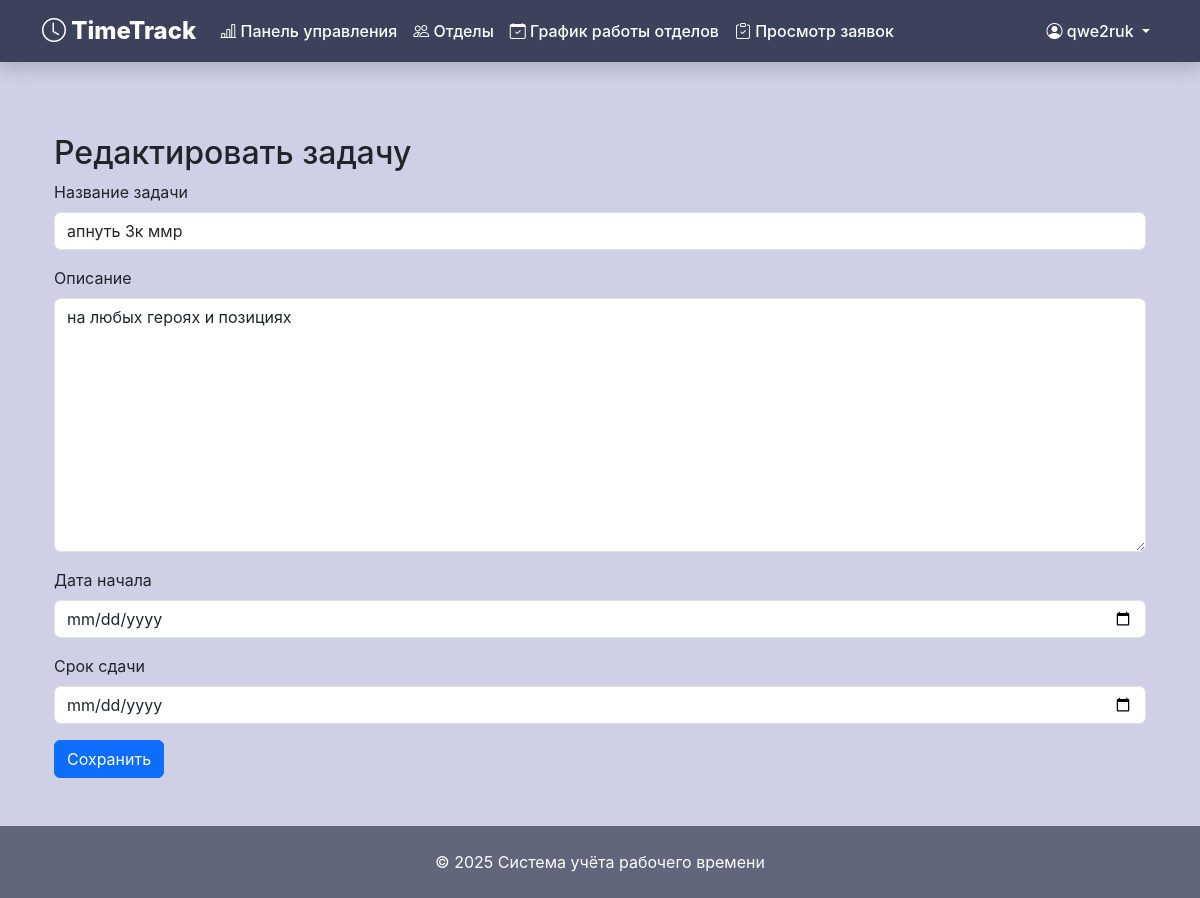
The page /tasks/2/edit/ (signed in) on the database its author committed.
### time_site/models.py (models this page shows, shortened)
class CustomUser(AbstractUser):
    email = models.EmailField(
        _('Электронная почта'),
        blank=False
    )
    ROLE_CHOICES = [
        ('Сотрудник', 'Сотрудник'),
        ('Руководитель', 'Руководитель'),
        ('Администратор', 'Администратор'),
    ]
    role = models.CharField(
        _('Роль'),
        max_length=50,
        choices=ROLE_CHOICES,
        default='Сотрудник'
    )
    post = models.CharField(
        _('Должность'),
        max_length=50,
        blank=True
    )
    hire_date = models.DateField(
        _('Дата приёма на работу'),
        default=timezone.now
    )
    phone = models.CharField(
        _('Телефон'),
        max_length=20,
        blank=True
    )
    description = models.TextField(
        _('Описание'),
        blank=True
    )
    department = models.ForeignKey(
        Department,
        on_delete=models.SET_NULL,
        null=True,
        blank=True,
        related_name='employees',
        verbose_name='Отдел'
    )
    is_active = models.BooleanField(
        _('Активен'),
        default=True
    )
    @property
    def is_manager(self):
        return self.role == 'Руководитель'
    class Meta:
        verbose_name = 'Пользователь'
        verbose_name_plural = 'Пользователи'

class TeamTask(models.Model):
    STATUS_CHOICES = [
        ('свободна', 'Свободна'),
        ('в работе', 'В работе'),
        ('завершена', 'Завершена'),
    ]
    title = models.CharField("Название задачи", max_length=200)
    description = models.TextField("Описание", blank=True)
    created_by = models.ForeignKey(
        settings.AUTH_USER_MODEL,
        on_delete=models.CASCADE,
        related_name='created_tasks',
        verbose_name="Создатель"
    )
    assigned_to = models.ForeignKey(
        settings.AUTH_USER_MODEL,
        on_delete=models.SET_NULL,
        null=True,
        blank=True,
        related_name='assigned_tasks',
        verbose_name="Исполнитель"
    )
    department = models.ForeignKey(
        'Department',
        on_delete=models.CASCADE,
        verbose_name="Отдел"
    )
    start_date = models.DateField("Дата начала", default=timezone.now)
    due_date = models.DateField("Срок сдачи")
    status = models.CharField("Статус", max_length=20, choices=STATUS_CHOICES, default='свободна')
    class Meta:
        verbose_name = "Задача команды"
        verbose_name_plural = "Задачи команды"
        ordering = ['due_date']

### time_site/views/task_track.py (the view)
# urls.py: path('tasks/<int:task_id>/edit/', task_track.edit_task, name='edit_task'),
@login_required
def edit_task(request, task_id):
    task = get_object_or_404(TeamTask, id=task_id)
    if not request.user.is_manager or task.assigned_to:
        return HttpResponseForbidden("Редактирование запрещено.")
    if request.method == 'POST':
        form = TeamTaskForm(request.POST, instance=task)
        if form.is_valid():
            form.save()
            return redirect('task_list')
    else:
        form = TeamTaskForm(instance=task)
    return render(request, 'task_track/edit_task.html', {'form': form})

### time_site/forms.py
class TeamTaskForm(forms.ModelForm):
    class Meta:
        model = TeamTask
        fields = ['title', 'description', 'start_date', 'due_date']
        widgets = {
            'start_date': forms.DateInput(attrs={'type': 'date'}),
            'due_date': forms.DateInput(attrs={'type': 'date'}),
        }

### time_site/templates/task_track/edit_task.html (shortened to what this page needs)
{% extends "base.html" %}
{% load widget_tweaks %}
{% block content %}
<div class="container mt-4">
    <h2>Редактировать задачу</h2>
    <form method="post">
        {% for field in form %}
            <div class="mb-3">
                <label for="{{ field.id_for_label }}" class="form-label">{{ field.label }}</label>
                {{ field|add_class:"form-control" }}
            </div>
        {% endfor %}
        <button type="submit" class="btn btn-primary">Сохранить</button>
    </form>
</div>
{% endblock %}

### time_site/templates/base.html (shortened to what this page needs)
<!DOCTYPE html>
<html lang="ru">
<head>
    <link href="https://cdn.jsdelivr.net/npm/bootstrap@5.3.2/dist/css/bootstrap.min.css" rel="stylesheet">
    <link rel="stylesheet" href="https://cdn.jsdelivr.net/npm/bootstrap-icons@1.11.1/font/bootstrap-icons.min.css">
</head>
<body>
    <nav class="navbar navbar-expand-lg navbar-dark shadow" style="background-color: var(--header-bg);">
        <div class="container">
            <a class="navbar-brand" href="{% url 'home' %}">
                <i class="bi bi-clock"></i> TimeTrack
            </a>
            <div class="collapse navbar-collapse" id="navbarNav">
                {% if user.is_authenticated %}
                <ul class="navbar-nav me-auto mb-2 mb-lg-0">
                    <li class="nav-item">
                        <a class="nav-link" href="{% url 'my_statistics' %}">
                            <i class="bi bi-bar-chart-line"></i> Панель управления
                        </a>
                    </li>
                    <li class="nav-item">
                        <a class="nav-link" href="{% url 'department_list' %}">
                            <i class="bi bi-people"></i> Отделы
                        </a>
                    </li>
                    <li class="nav-item">
                        <a class="nav-link" href="{% url 'work_schedules' %}">
                            <i class="bi bi-calendar-check"></i> График работы отделов
                        </a>
                    </li>
                    {% if user.role == "Руководитель" %}
                    <li class="nav-item">
                        <a class="nav-link" href="{% url 'leave_approval_list' %}">
                            <i class="bi bi-clipboard-check"></i> Просмотр заявок
                        </a>
                    </li>
                    {% endif %}
                </ul>
                {% endif %}
                <ul class="navbar-nav ms-auto">
                    {% if user.is_authenticated %}
                    <li class="nav-item dropdown">
                        <a class="nav-link dropdown-toggle" href="#" id="navbarDropdown" role="button" data-bs-toggle="dropdown">
                            <i class="bi bi-person-circle"></i> {{ user.username }}
                        </a>
                    </li>
                    {% endif %}
                </ul>
            </div>
        </div>
    </nav>
    <main class="container my-5">
        {% block content %}{% endblock %}
    </main>
    <footer class="mt-auto">
        <div class="container text-center">
            <p class="text-white mb-0">© {% now "Y" %} Система учёта рабочего времени</p>
        </div>
    </footer>
</body>
</html>

### time_site/templates/base.html (style rules this page uses)
:root { --primary-color: #44557c; --secondary-color: #61667a; --accent-color: #5359b5; --background-color: #cfcfe6; --header-bg: #3c425c; }
body { background-color: var(--background-color); font-family: 'Nunito', -apple-system, BlinkMacSystemFont, sans-serif; min-height: 100vh; display: flex; flex-direction: column; }
.navbar-brand { font-weight: 800; font-size: 1.5rem; }
main { flex: 1; }
footer { background-color: var(--secondary-color); padding: 1.5rem 0; }
.navbar .nav-link { font-weight: 500; color: white; transition: color 0.3s; }

### rows shown on the page
CustomUser: username "qwe2ruk"
TeamTask: form "апнуть 3к ммр" "на любых героях и позициях"

### other values the page prints
{{ field.label }} "Название задачи" "Описание" "Дата начала" "Срок сдачи"
